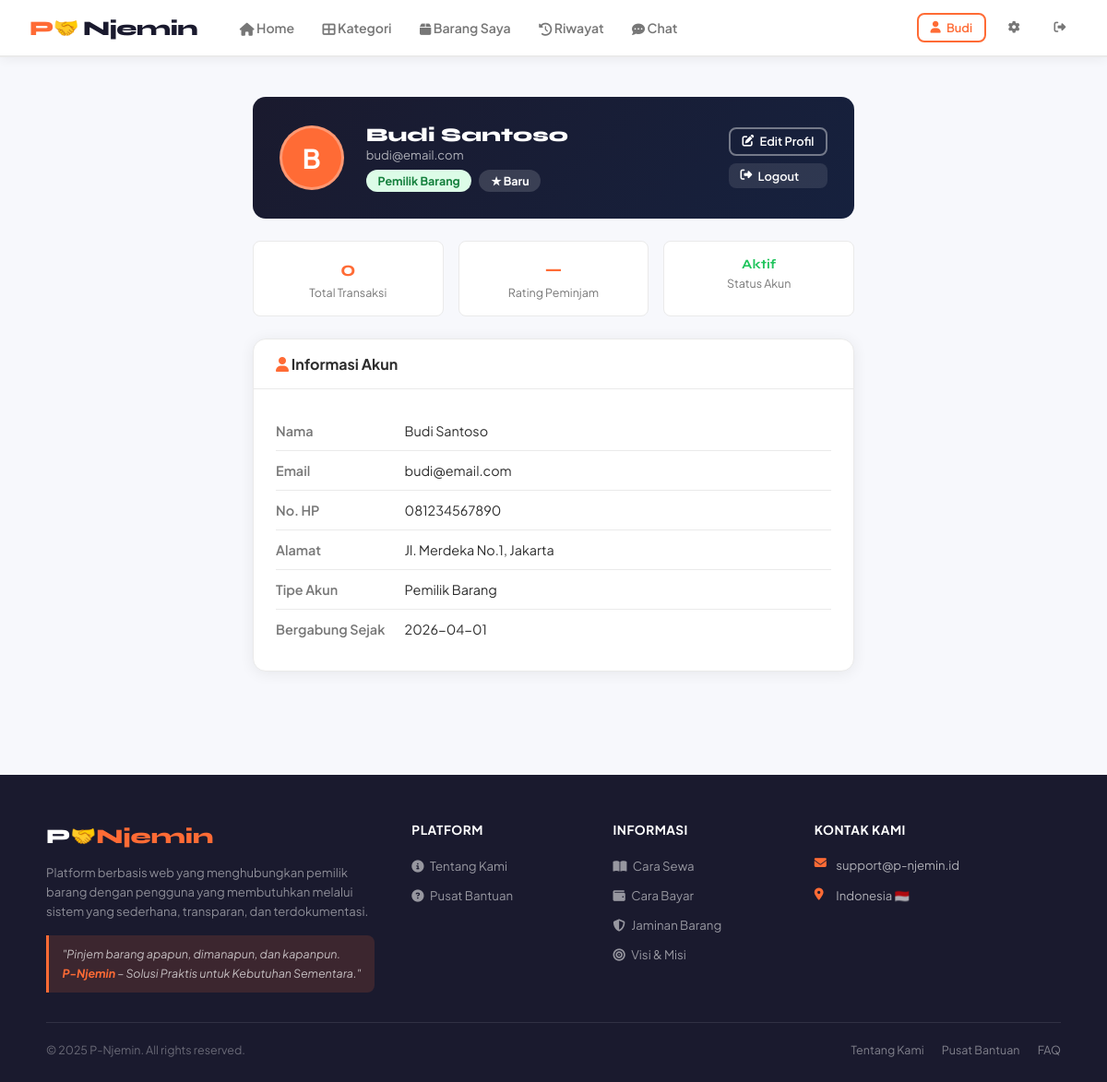
The page /profil (signed in) on the database its author committed.
### tables this page shows
CREATE TABLE users (
            id INTEGER PRIMARY KEY AUTOINCREMENT,
            nama TEXT NOT NULL, email TEXT UNIQUE NOT NULL, password TEXT NOT NULL,
            no_hp TEXT, alamat TEXT, role TEXT DEFAULT 'user',
            tipe_akun TEXT DEFAULT 'peminjam', rating REAL DEFAULT 0,
            total_transaksi INTEGER DEFAULT 0, status TEXT DEFAULT 'aktif',
            foto_ktp TEXT, created_at TIMESTAMP DEFAULT CURRENT_TIMESTAMP
        );

### app.py (the view)
@app.route('/profil')
def profil():
    if 'user_id' not in session: return redirect(url_for('login'))
    if cek_blokir(): return redirect(url_for('akun_diblokir'))
    conn = get_db()
    user = conn.execute("SELECT * FROM users WHERE id=?",(session['user_id'],)).fetchone()
    notifikasi = conn.execute("SELECT * FROM notifikasi WHERE id_user=? ORDER BY created_at DESC LIMIT 10",(session['user_id'],)).fetchall()
    conn.execute("UPDATE notifikasi SET dibaca=1 WHERE id_user=?",(session['user_id'],))
    rating_peminjam = conn.execute(
        "SELECT AVG(rating) as avg_r, COUNT(*) as cnt FROM review_peminjam WHERE id_peminjam=?",(session['user_id'],)
    ).fetchone()
    ulasan_peminjam = conn.execute(
        "SELECT rp.*,u.nama as nama_pemilik,b.nama_barang FROM review_peminjam rp JOIN users u ON rp.id_pemilik=u.id JOIN transaksi t ON rp.id_transaksi=t.id JOIN barang b ON t.id_barang=b.id WHERE rp.id_peminjam=? ORDER BY rp.created_at DESC LIMIT 5",(session['user_id'],)
    ).fetchall()
    conn.commit()
    return render_template('profil.html', user=user, notif_count=0, notifikasi=notifikasi,
                           rating_peminjam=rating_peminjam, ulasan_peminjam=ulasan_peminjam)

### app.py (called while the page is built)
def get_db():
    if 'db' not in g:
        g.db = sqlite3.connect('database.db', check_same_thread=False)
        g.db.row_factory = sqlite3.Row
        g.db.execute("PRAGMA journal_mode=WAL")
    return g.db

def chat_unread():
    if 'user_id' not in session: return 0
    try:
        return get_db().execute("SELECT COUNT(*) FROM chat WHERE id_penerima=? AND dibaca=0", (session['user_id'],)).fetchone()[0]
    except: return 0

@app.context_processor
def inject_globals():
    return dict(chat_unread_count=chat_unread())

def cek_blokir():
    if 'user_id' in session:
        user = get_db().execute("SELECT status FROM users WHERE id=?", (session['user_id'],)).fetchone()
        if user and user['status'] == 'diblokir':
            return True
    return False

### templates/profil.html (shortened to what this page needs)
{% extends 'base.html' %}
{% block content %}
<div class="profil-wrap">
    <div class="profil-hero">
        <div class="avatar-big">{{ user.nama[0].upper() }}</div>
        <div style="flex:1">
            <div class="profil-name">{{ user.nama }}</div>
            <div class="profil-meta">{{ user.email }}</div>
            <div style="margin-top:0.5rem;display:flex;gap:0.5rem;flex-wrap:wrap">
                <span class="tipe-badge {% if user.tipe_akun == 'pemilik' %}tipe-pemilik{% else %}tipe-peminjam{% endif %}">
                    {{ 'Pemilik Barang' if user.tipe_akun == 'pemilik' else 'Peminjam' }}
                </span>
                <span style="background:rgba(255,255,255,0.15);color:white;padding:0.25rem 0.8rem;border-radius:20px;font-size:0.78rem;font-weight:700">
                    ★ {{ "%.1f"|format(user.rating) if user.rating else "Baru" }}
                </span>
            </div>
        </div>
        <div style="display:flex;flex-direction:column;gap:0.5rem">
            <a href="{{ url_for('edit_profil') }}" class="btn btn-outline btn-sm" style="border-color:rgba(255,255,255,0.4);color:white"><i class="fas fa-edit"></i> Edit Profil</a>
            <a href="{{ url_for('logout') }}" class="btn btn-sm" style="background:rgba(255,255,255,0.1);color:white"><i class="fas fa-sign-out-alt"></i> Logout</a>
        </div>
    </div>
    <div class="stat-grid">
        <div class="stat-card"><strong>{{ user.total_transaksi }}</strong><span>Total Transaksi</span></div>
        <div class="stat-card"><strong>{{ "%.1f"|format(user.rating) if user.rating else "—" }}</strong><span>Rating Peminjam</span></div>
        <div class="stat-card">
            <strong style="font-size:0.9rem;color:{% if user.status == 'aktif' %}var(--success){% else %}var(--danger){% endif %}">
                {{ user.status.capitalize() }}
            </strong>
            <span>Status Akun</span>
        </div>
    </div>
    <div class="card" style="margin-bottom:1.5rem">
        <div class="card-header"><i class="fas fa-user" style="color:var(--primary)"></i> Informasi Akun</div>
        <div class="card-body">
            <div class="info-row"><span class="info-label">Nama</span><span>{{ user.nama }}</span></div>
            <div class="info-row"><span class="info-label">Email</span><span>{{ user.email }}</span></div>
            <div class="info-row"><span class="info-label">No. HP</span><span>{{ user.no_hp or '—' }}</span></div>
            <div class="info-row"><span class="info-label">Alamat</span><span>{{ user.alamat or '—' }}</span></div>
            <div class="info-row"><span class="info-label">Tipe Akun</span><span>{{ 'Pemilik Barang' if user.tipe_akun == 'pemilik' else 'Peminjam' }}</span></div>
            <div class="info-row"><span class="info-label">Bergabung Sejak</span><span>{{ user.created_at[:10] }}</span></div>
        </div>
    </div>
</div>
{% endblock %}

### templates/base.html (style rules this page uses)
:root { --primary: #FF6B35; --primary-dark: #e55a25; --primary-light: #fff3ee; --secondary: #1a1a2e; --accent: #FFD700; --text: #2d2d2d; --text-muted: #777; --bg: #f7f8fc; --card-bg: #ffffff; --border: #eaeaea; --success: #22c55e; --warning: #f59e0b; --danger: #ef4444; --info: #3b82f6; --radius: 14px; --radius-sm: 8px; --shadow: 0 2px 16px rgba(0,0,0,0.07); --shadow-hover: 0 8px 32px rgba(255,107,53,0.15); }
* { margin: 0; padding: 0; box-sizing: border-box; }
body { font-family: 'Plus Jakarta Sans', sans-serif; background: var(--bg); color: var(--text); }
.btn { display: inline-flex; align-items: center; gap: 0.4rem; padding: 0.5rem 1.1rem; border-radius: var(--radius-sm); font-size: 0.88rem; font-weight: 600; cursor: pointer; border: none; text-decoration: none; transition: all 0.2s; }
.btn-outline { background: transparent; color: var(--primary); border: 2px solid var(--primary); }
.btn-sm { padding: 0.35rem 0.8rem; font-size: 0.8rem; }
.card { background: var(--card-bg); border-radius: var(--radius); border: 1px solid var(--border); box-shadow: var(--shadow); overflow: hidden; }
.card-body { padding: 1.5rem; }
.card-header { padding: 1rem 1.5rem; border-bottom: 1px solid var(--border); font-weight: 700; font-size: 1rem; }

### templates/profil.html (style rules this page uses)
.profil-wrap { max-width: 700px; margin: 0 auto; padding: 1.5rem; }
.profil-hero { background: linear-gradient(135deg, var(--secondary), #16213e); border-radius: var(--radius); padding: 1.8rem; color: white; display: flex; gap: 1.5rem; align-items: center; margin-bottom: 1.5rem; }
.avatar-big { width: 70px; height: 70px; border-radius: 50%; background: var(--primary); display: flex; align-items: center; justify-content: center; font-size: 1.8rem; font-weight: 700; color: white; flex-shrink: 0; border: 3px solid rgba(255,255,255,0.3); }
.profil-name { font-family: 'Syne', sans-serif; font-size: 1.3rem; font-weight: 800; }
.profil-meta { font-size: 0.82rem; color: rgba(255,255,255,0.65); }
.stat-grid { display: grid; grid-template-columns: repeat(3, 1fr); gap: 1rem; margin-bottom: 1.5rem; }
.stat-card { background: white; border: 1px solid var(--border); border-radius: var(--radius-sm); padding: 1rem; text-align: center; }
.stat-card strong { display: block; font-family: 'Syne', sans-serif; font-size: 1.4rem; color: var(--primary); }
.stat-card span { font-size: 0.78rem; color: var(--text-muted); }
.info-row { display: flex; gap: 0.6rem; padding: 0.75rem 0; border-bottom: 1px solid var(--border); font-size: 0.9rem; }
.info-row:last-child { border-bottom: none; }
.info-label { color: var(--text-muted); width: 130px; flex-shrink: 0; font-weight: 600; }
.tipe-badge { display: inline-block; padding: 0.25rem 0.8rem; border-radius: 20px; font-size: 0.78rem; font-weight: 700; }
.tipe-pemilik { background: #dcfce7; color: #15803d; }

### rows shown on the page
users: nama "B", nama "Budi Santoso", email "budi@email.com", tipe_akun "Pemilik Barang", rating "Baru", total_transaksi "0", rating "—", status "Aktif", no_hp "081234567890", alamat "Jl. Merdeka No.1, Jakarta", created_at "2026-04-01"

### other values the page prints
{{ session.get('nama','').split()[0] }} "Budi"
